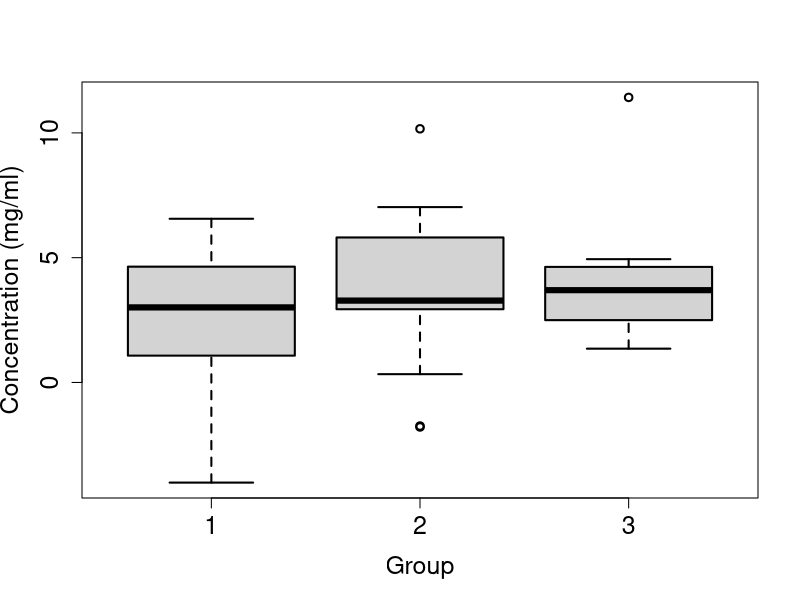
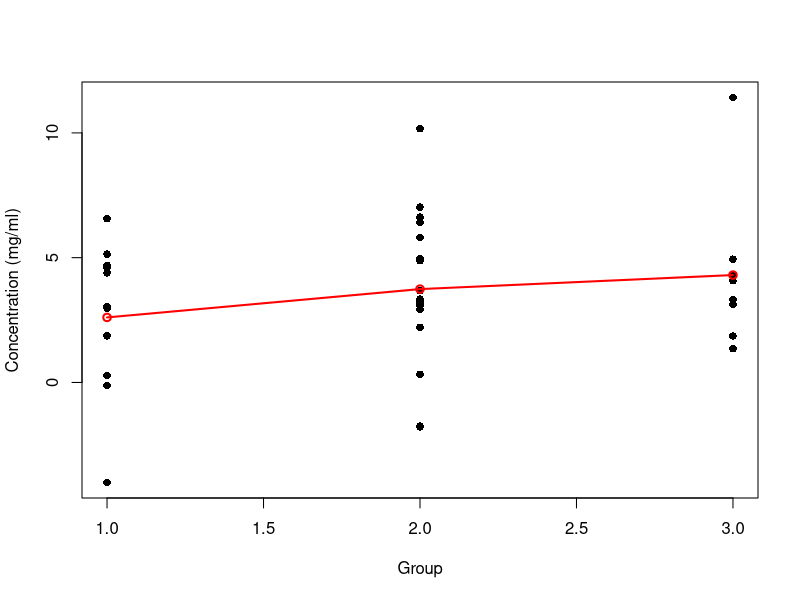
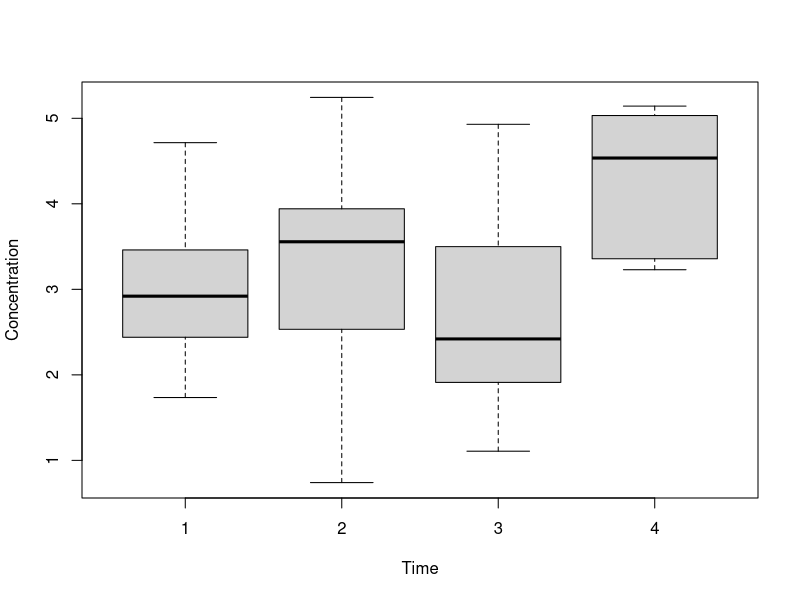
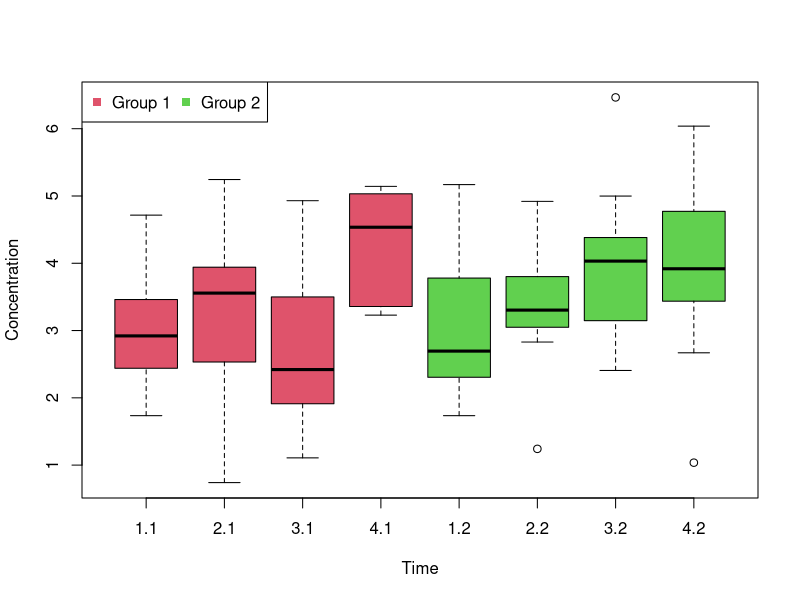

R code for these plots, in order:
## ---- chunk 1
op_eval=TRUE
op_echo=TRUE
## ---- chunk 2
n1 = 12
n2 = 18
n3 = 8
## ---- chunk 3
mu1 = 1
mu2 = 4.5
mu3 = 6
## ---- chunk 4
x1 = rnorm(n=n1, mean=mu1, sd=3)
x2 = rnorm(n=n2, mean=mu2, sd=3)
x3 = rnorm(n=n3, mean=mu3, sd=3)
## ---- chunk 5
boxplot(x1, x2, x3, cex.lab=1.5, cex.axis=1.5, xlab="Group", 
        ylab="Concentration (mg/ml)", names=c(1, 2, 3), lwd=2)
## ---- chunk 6
x = c(x1, x2, x3)
group = (c(rep('1', n1), rep('2', n2), rep('3', n3)))

aov.oneway = aov(x ~ group)
summary(aov.oneway)
## ---- chunk 7
plot(x ~ group,
     xlab="Group",
     ylab="Concentration (mg/ml)",
     pch=16)

# mean of the first group
tr1<-summary.lm(aov.oneway)$coefficients[1,1] 
# mean of the second group
tr2<-tr1+summary.lm(aov.oneway)$coefficients[2,1] 
# mean of the second group
tr3<-tr1+summary.lm(aov.oneway)$coefficients[3,1] 

points(c(1,2,3),c(tr1,tr2,tr3),col='red',lwd=2)
lines(c(1,2,3),c(tr1,tr2,tr3),col='red',lwd=2)

## ---- chunk 8
t1 = t.test(x1, x2,conf.level = 1-0.05/3)
t2 = t.test(x1, x3,conf.level = 1-0.05/3)
t3 = t.test(x2, x3,conf.level = 1-0.05/3)

c(t1$p.value, t2$p.value, t3$p.value)<=1-0.05/3
## ---- chunk 9

x1 = rnorm(n=n1, mean=mu1, sd=5)
x2 = rnorm(n=n2, mean=mu2, sd=5)
x3 = rnorm(n=n3, mean=mu3, sd=5)

x = c(x1, x2, x3)
group = (c(rep('1', n1), rep('2', n2), rep('3', n3)))

aov.oneway = aov(x ~ group)
summary(aov.oneway)

## ---- chunk 10
X <- read.csv("./data/Exercise_8_3_Repeated_OneWay.csv", sep=";")
str(X)
## ---- chunk 11
boxplot(X$Concentration ~ X$Time, 
        xlab="Time", 
        ylab="Concentration")

summary(aov(X$Concentration ~ X$Time))
## ---- chunk 12
summary(aov(X$Concentration ~ X$Time + Error(X$Patient)))
## ---- chunk 13
X = read.csv("./data/Exercise_8_3_Repeated_TwoWay.csv", sep=";")
str(X)

boxplot(X$Concentration ~ X$Time + X$Group, 
        xlab="Time", 
        ylab="Concentration", 
        col=c(2,2,2,2,3,3,3,3)
        )

#3.1 means time 3 group 1

legend("topleft", c("Group 1", "Group 2"), col=c(2,3), ncol=2, pch=15)

## ---- chunk 14
#Without information of repeated measures; and with intreacttions
summary(aov(X$Concentration ~ X$Time + X$Group + X$Time:X$Group))

### With information of repeated measures
summary(aov(X$Concentration ~ X$Time + X$Group + X$Time:X$Group + Error(X$Patient)))
